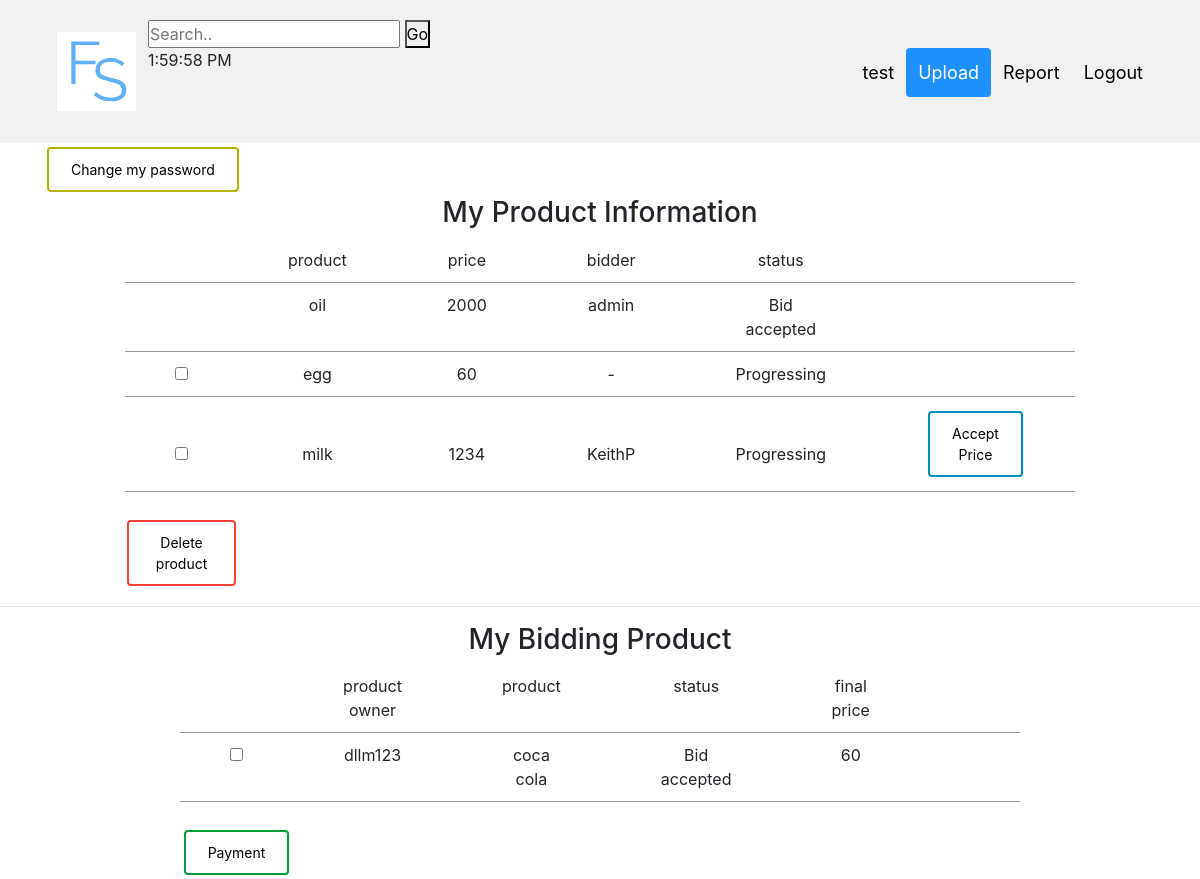
The page /pj2/user.php (signed in) on the database its author committed.
### tables this page shows
CREATE TABLE IF NOT EXISTS `products_info` (
  `ID` int(11) NOT NULL AUTO_INCREMENT,
  `uploader` text NOT NULL,
  `Name` text NOT NULL,
  `Price` int(11) NOT NULL,
  `customer` text NOT NULL,
  `status` text NOT NULL,
  `information` text,
  `Path` text NOT NULL,
  `Type` varchar(15) NOT NULL,
  `udate` datetime NOT NULL,
  PRIMARY KEY (`ID`)
);

### pj2/db_config.php (called while the page is built, shortened)
<?php
function loggedin(){
    return(isset($_SESSION['username']));
}
?>

### pj2/user.php (the view, shortened to what this page needs)
<html>
<head>
<link rel="stylesheet" type="text/css" href="style123.css" />
</head>
<?php
  include("db_config.php");
  include("header.php");
  $sd=$_SESSION['username'];
?>
<body>
  <div class="container">
  <div>
    <form action="change_pw.php">
      <input class="cpwd" type="submit" value="Change my password" />
    </form>
  </div>
  </div>
  <h3 align="center">My Product Information</h3>
          <div class=divTable>
            <div class=divTableBody>
              <div class=divTableRow>
                <div class=divTableCell></div>
                <div class=divTableCell>product</div>
                <div class=divTableCell>price</div>
                <div class=divTableCell>bidder</div>
                <div class=divTableCell>status</div>
                <div class=divTableCell></div>
              </div>
<?php
$sql = "SELECT * FROM `products_info` WHERE `uploader`='$sd'";
$result = $conn->query($sql);
if ($result->num_rows > 0) {
    while($row = $result->fetch_assoc()) {
		if($row['status']=="P"){
			$status="Progressing";
			echo"<div class=divTableRow>
                  <div class=divTableCell>
                    <input type=checkbox class=checkbox id=".$row['ID'].">
                  </div>";
		}else {
			$status="Bid accepted";
			echo"<div class=divTableRow>
                  <div class=divTableCell>
                  </div>";
		}
		if($row['customer']==""){
			$customer="-";
		}else{
		$customer=$row['customer'];
		}
     echo " <div class=divTableCell>".
                    $row['Name']."
                  </div>
                  <div class=divTableCell>".
                    $row['Price']."
                  </div>
                  <div class=divTableCell>".
                    $customer."
                  </div>
                  <div class=divTableCell>".
                    $status."</div>";
            if($row['customer']!==""&&$row['status']=="P"){
            	echo "<div class=divTableCell><button id=acceptbtn onclick=status555('$row[ID]')>Accept Price</button></div>";
			}else if($row['customer']==""||$row['status']=="A"){
				echo "<div class=divTableCell></div>";
			}
            echo"</div>";
    }
}
echo "</div></table><br><button id=deletebtn onclick=select()>Delete product</button>";
?>
</div>
<form id='payment' action='/pj2/payment.php' method='POST'>
<hr>
  <h3 align="center">My Bidding Product</h3>
  <div class=divTable>
    <div class=divTableBody>
      <div class=divTableRow>
        <div class=divTableCell></div>
        <div class=divTableCell>product owner</div>
        <div class=divTableCell>product</div>
        <div class=divTableCell>status</div>
        <div class=divTableCell>final price</div>
        <div class=divTableCell></div>
      </div>
<?php
$sql2 = "SELECT * FROM products_info WHERE status = 'A' and customer = '".$sd."'";
$result2 = mysqli_query($conn, $sql2);
if ($result2->num_rows > 0) {
    while($row = mysqli_fetch_assoc($result2)) {
        $st = 'Bid accepted';
           echo " <div class=divTableRow><div class=divTableCell>
            <input type=checkbox class=checkbox name='cb[]' value=".$row['ID']." />
          </div>
              <div class=divTableCell>".
              $row['uploader'].
              "</div>
              <div class=divTableCell>".
              $row['Name']."</div>
              <div class=divTableCell>".
                $st."</div>
              <div class=divTableCell>".
                $row['Price']."
              </div><div class=divTableCell>
              </div></div>";
    }
}
echo "</table><br><input type='submit' id=paymentB value='Payment'></form>";
?>

### pj2/header.php (shortened to what this page needs)
<html>
<link rel="stylesheet" type="text/css" href="plugin/bootstrap/bootstrap.min.css">
<link rel="stylesheet" type="text/css" href="styleKeith.css">
<div class="header">
  <div class="container">
    <a class="logo" href="Home.php"><img src="img/logo.png"></a>
    <div class="search-container">
		    <form action="display.php" method="get" target="iframeContainer">
		      <input type="text" placeholder="Search.." name="search">
		      <button type="submit">Go</button>
		    </form>
		</div>
    <div class="header-right">
      <?php
        $currentID=$_SESSION['username'];
        if(!loggedin()){
          echo "<a class=active href=registerpage.php>Register</a>
                <a href=Loginpage.php>Login</a>
                <a href=reportform.php>Report</a>";
        }else if ($currentID == 'admin'){
          echo "<a href=user.php>$currentID</a>
			          <a href=Logout.php>Logout</a>";
        }else {
          echo "<a href=user.php>$currentID</a>
			          <a class=active href=uploadpage.php>Upload</a>
			          <a href=reportform.php>Report</a>
			          <a href=Logout.php>Logout</a>";
        }
      ?>
    </div>
  </div>
  <div id="timer"></div>
</div>
</html>

### pj2/style123.css (style rules this page uses)
* { margin: 0px; padding: 0px; }
body { font-size: 120%; background: #F8F8FF; }
.header { overflow: hidden; background-color: #f1f1f1; padding: 20px 10px; }
.header a { float: left; color: black; text-align: center; padding: 12px; text-decoration: none; font-size: 18px; line-height: 25px; border-radius: 4px; }
.header a.logo { font-size: 55px; font-weight: bold; }
.header a.active { background-color: dodgerblue; color: white; }
.header-right { float: right; }
.divTable { display: table; width: 70%; text-align:center; margin-left:auto; margin-right:auto; }
.divTableRow { display: table-row; }
.divTableCell, .divTableHead { display: table-cell; padding: 10px 50px; border-bottom: 1px solid #999999; }
.divTableBody { display: table-row-group; }
.cpwd { background-color: white; color: black; border: 2px solid #bab200; border-radius: 4px; padding: 10px 22px; text-align: center; text-decoration: none; display: inline-block; font-size: 14px; margin: 4px 2px; -webkit-transition-duration: 0.4s; transition-duration: 0.4s; cursor: pointer; }
#acceptbtn { background-color: white; color: black; border: 2px solid #008CBA; border-radius: 4px; padding: 10px 22px; text-align: center; text-decoration: none; display: inline-block; font-size: 14px; margin: 4px 2px; -webkit-transition-duration: 0.4s; transition-duration: 0.4s; cursor: pointer; }
#deletebtn { background-color: white; color: black; border: 2px solid #f44336; border-radius: 4px; padding: 10px 22px; text-align: center; text-decoration: none; display: inline-block; font-size: 14px; margin: 4px 2px; -webkit-transition-duration: 0.4s; transition-duration: 0.4s; cursor: pointer; }
#paymentB { background-color: white; color: black; border: 2px solid #009f3b; border-radius: 4px; padding: 10px 22px; text-align: center; text-decoration: none; display: inline-block; font-size: 14px; margin: 4px 2px; -webkit-transition-duration: 0.4s; transition-duration: 0.4s; cursor: pointer; }

### rows shown on the page
products_info: Name "oil", Price "2000", customer "admin", status "Bid accepted"
products_info: Name "egg", Price "60", customer "-", status "Progressing"
products_info: Name "milk", Price "1234", customer "KeithP", status "Progressing"
products_info: uploader "dllm123", Name "coca cola", st "Bid accepted", Price "60"

### other values the page prints
$currentID "test"
